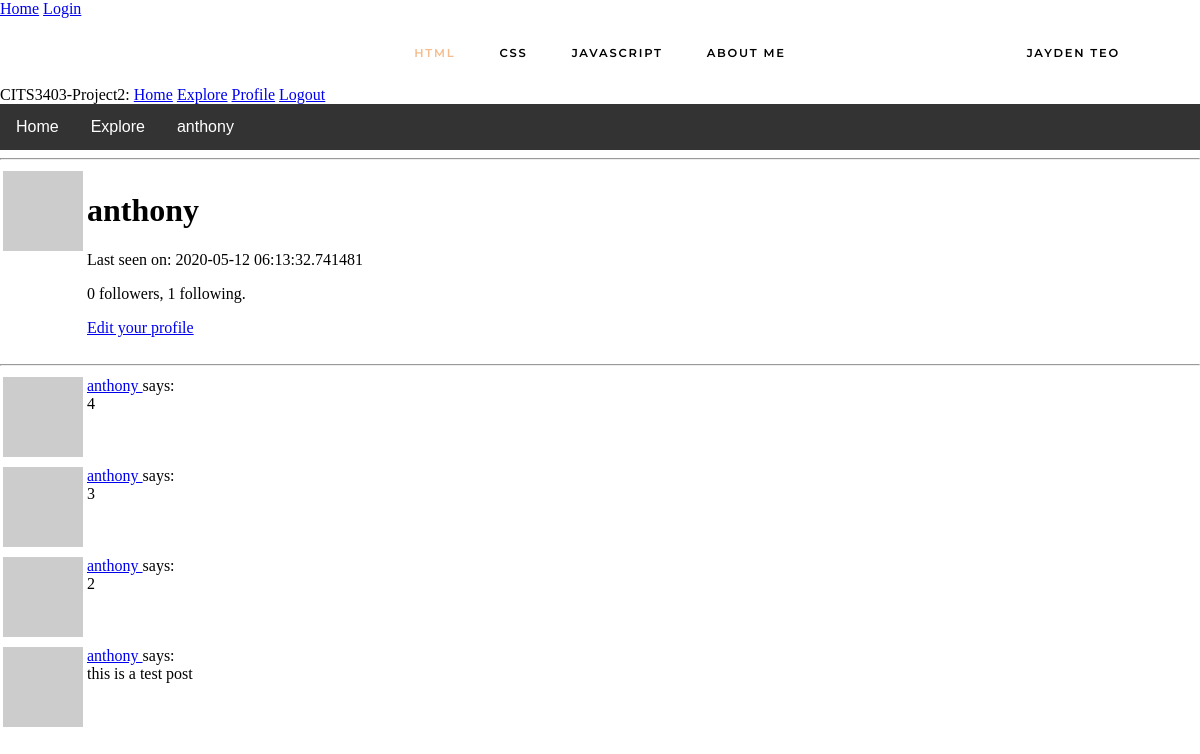
The page /user/anthony (signed in) on the database as committed earlier.
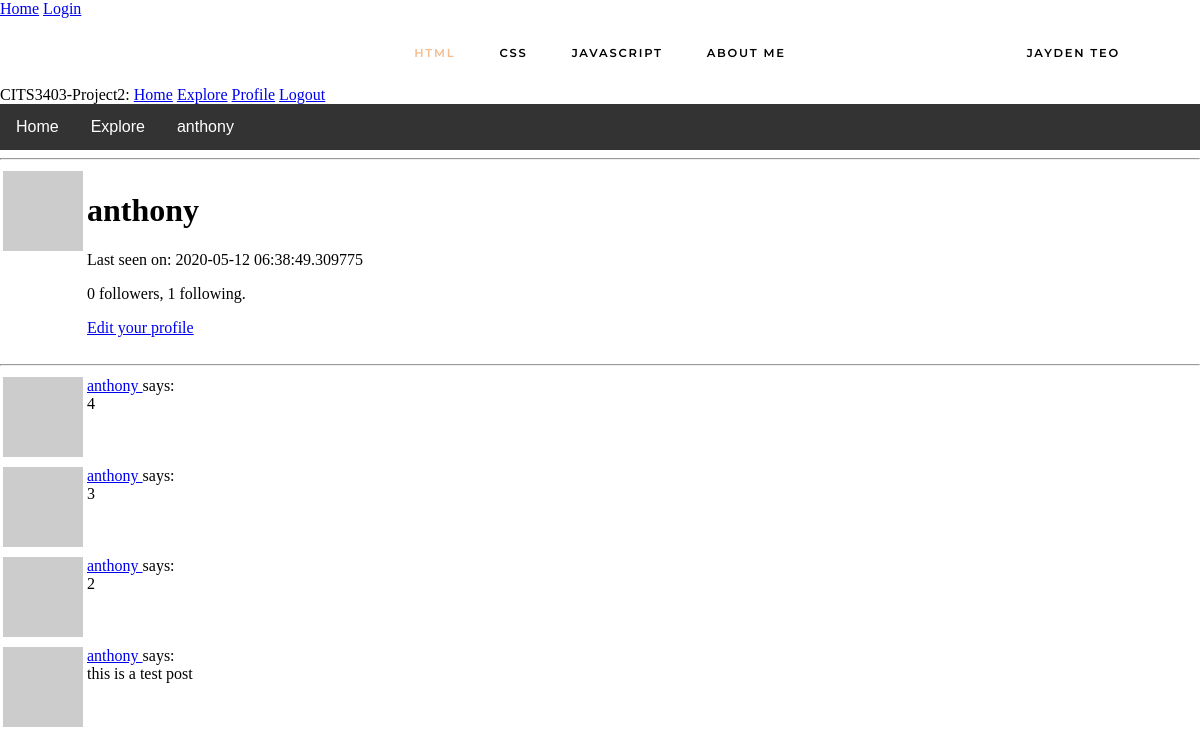
The same page on the database as committed later.
### app/models.py (models this page shows, shortened)
class User(UserMixin, db.Model):
    id = db.Column(db.Integer, primary_key=True)
    username = db.Column(db.String(64), index=True, unique=True)
    email = db.Column(db.String(120), index=True, unique=True)
    password_hash = db.Column(db.String(128))
    posts = db.relationship('Post', backref='author', lazy='dynamic')
    def avatar(self, size):
        digest = md5(self.email.lower().encode('utf-8')).hexdigest()
        return 'https://www.gravatar.com/avatar/{}?d=identicon&s={}'.format(
            digest, size)
    about_me = db.Column(db.String(140))
    last_seen = db.Column(db.DateTime, default=datetime.utcnow)
    followed = db.relationship(
        'User', secondary=followers,
        primaryjoin=(followers.c.follower_id == id),
        secondaryjoin=(followers.c.followed_id == id),
        backref=db.backref('followers', lazy='dynamic'), lazy='dynamic')

class Post(db.Model):
    id = db.Column(db.Integer, primary_key=True)
    body = db.Column(db.String(140))
    timestamp = db.Column(db.DateTime, index=True, default=datetime.utcnow)
    user_id = db.Column(db.Integer, db.ForeignKey('user.id'))

### app/routes.py (the view)
@app.route('/user/<username>')
@login_required
def user(username):
    user = User.query.filter_by(username=username).first_or_404()
    page = request.args.get('page', 1, type=int)
    posts = user.posts.order_by(Post.timestamp.desc()).paginate(
        page, app.config['POSTS_PER_PAGE'], False)
    next_url = url_for('user', username=user.username, page=posts.next_num) \
        if posts.has_next else None
    prev_url = url_for('user', username=user.username, page=posts.prev_num) \
        if posts.has_prev else None
    return render_template('user.html', user=user, posts=posts.items,
                           next_url=next_url, prev_url=prev_url)

### app/models.py (called while the page is built)
@login.user_loader
def load_user(id):
    return User.query.get(int(id))

### app/routes.py (called while the page is built)
@app.before_request
def before_request():
    if current_user.is_authenticated:
        current_user.last_seen = datetime.utcnow()
        db.session.commit()

### app/templates/user.html (shortened to what this page needs)
{% extends "base.html" %}
{% block content %}
    <table>
        <tr valign="top">
            <td><img src="{{ user.avatar(128) }}"></td>
            <td>
                <h1>{{ user.username }}</h1>
                {% if user.last_seen %}<p>Last seen on: {{ user.last_seen }}</p>{% endif %}
                <p>{{ user.followers.count() }} followers, {{ user.followed.count() }} following.</p>
                {% if user == current_user %}
                <p><a href="{{ url_for('edit_profile') }}">Edit your profile</a></p>
                {% elif not current_user.is_following(user) %}
                <p><a href="{{ url_for('follow', username=user.username) }}">Follow</a></p>
                {% else %}
                <p><a href="{{ url_for('unfollow', username=user.username) }}">Unfollow</a></p>
                {% endif %}
            </td>
        </tr>
    </table>
    <hr>
    {% for post in posts %}
        {% include '_post.html' %}
    {% endfor %}
{% endblock %}

### app/templates/base.html (shortened to what this page needs)
<!DOCTYPE html>
<html lang="en-US">
    <head>
        <link href="{{ url_for('static', filename='css/styles.css') }}" rel="stylesheet">
    </head>
    <body>
        <div>
            <a href="{{ url_for('index') }}">Home</a>
            <a href="{{ url_for('login') }}">Login</a>
            <nav>
                <ul>
                    <li><a href="html.html"  class="currentPage">html</a></li>
                    <li><a href="css.html">css</a></li>
                    <li><a href="javascript.html">javascript</a></li>
                    <li><a href="about.html">about me</a></li>
                    <li class="logoRight"><a href="#">jayden teo</a></li>
                </ul>
            </nav>
        </div>
        <section>
            CITS3403-Project2:
            <a href="{{ url_for('index') }}">Home</a>
            <a href="{{ url_for('explore') }}">Explore</a>
            {% if current_user.is_anonymous %}
            <a href="{{ url_for('login') }}">Login</a>
            {% else %}
            <a href="{{ url_for('user', username=current_user.username) }}">Profile</a>
            <a href="{{ url_for('logout') }}">Logout</a>
            {% endif %}
        </section>
        <section>
        <div class="navbar">
            <a href="{{ url_for('index') }}">Home</a>
            <a href="{{ url_for('explore') }}">Explore</a>
            {% if current_user.is_anonymous %}
            <a href="{{ url_for('login') }}">Login</a>
            {% else %}
            <div class="dropdown">
                <button class="dropbtn" onclick="location.href ='{{ url_for('user', username=current_user.username) }}';">{{ current_user.username }}
                </button>
            </div>
            {% endif %}
        </div>
        </section>
        <hr>
        {% block content %}{% endblock %}
    </body>
</html>

### app/templates/_post.html
<table>
    <tr valign="top">
        <td><img src="{{ post.author.avatar(36) }}"></td>
        <td>
            <a href="{{ url_for('user', username=post.author.username) }}">
                {{ post.author.username }}
            </a>
            says:<br>{{ post.body }}
        </td>
    </tr>
</table>

### app/static/css/styles.css (style rules this page uses)
body { margin: 0; padding: 0; height: 100vh; }
.logoRight { margin-left: 20px; padding-top: 25px; padding-bottom: 25px; right: 5%; position: absolute; }
nav { text-align: center; }
nav ul, .footer ul { margin: 0; padding: 0; list-style: none; }
nav li, .footer li { display: inline-block; margin-left: 20px; margin-right: 20px; padding-top: 25px; padding-bottom: 25px; }
nav a, .footer a { color: black; text-decoration: solid; text-transform: uppercase; letter-spacing: 1.8px; font-family: 'Montserrat'; font-weight: 600; font-size: 11.5px; }
nav a.currentPage { color: rgb(245, 189, 143); }
.navbar { overflow: hidden; background-color: #333; font-family: Arial; }
.navbar a { float: left; font-size: 16px; color: white; text-align: center; padding: 14px 16px; text-decoration: none; }
.dropdown { float: left; overflow: hidden; }
.dropdown .dropbtn { font-size: 16px; border: none; outline: none; color: white; padding: 14px 16px; background-color: inherit; font-family: inherit; margin: 0; }

Rows that differ between the two databases and show on the page:
changed User "anthony": last_seen "2020-05-12 06:13:32.741481" → "2020-05-12 06:38:49.309775"
